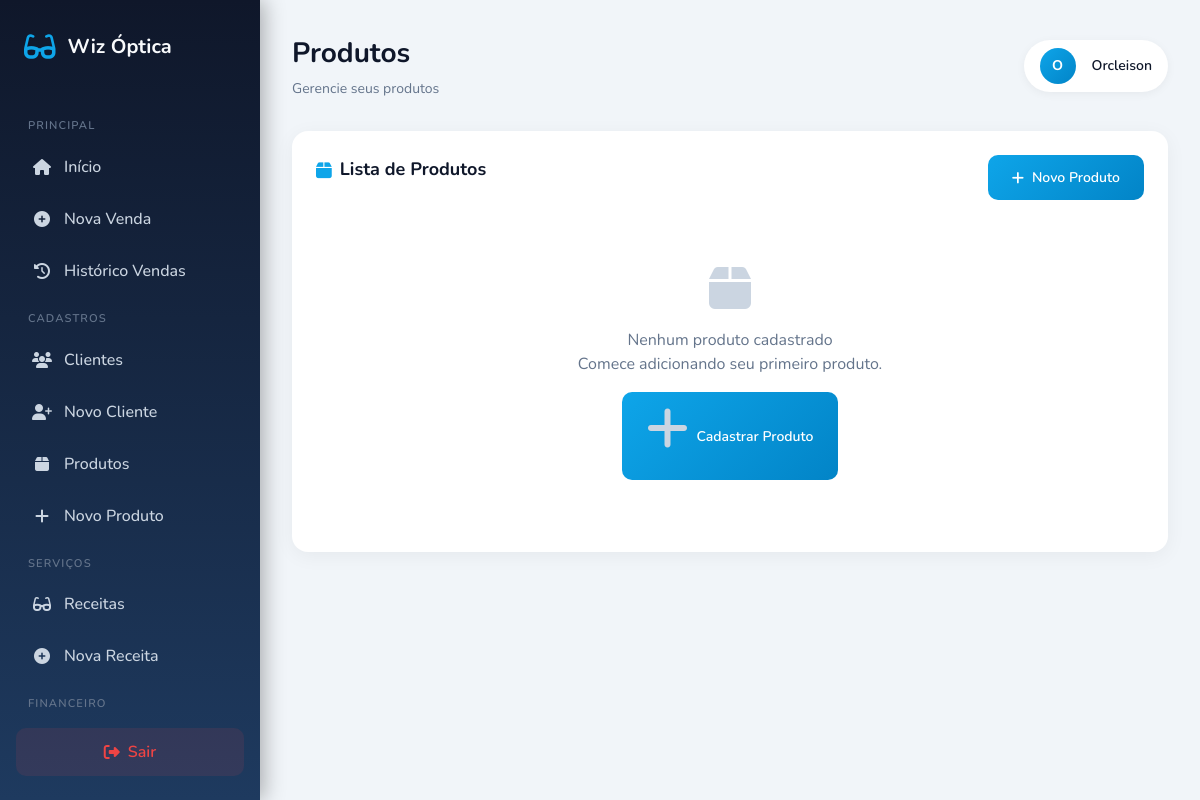
Page /otica/views/produtos/index.php (signed in) on the earlier database version.
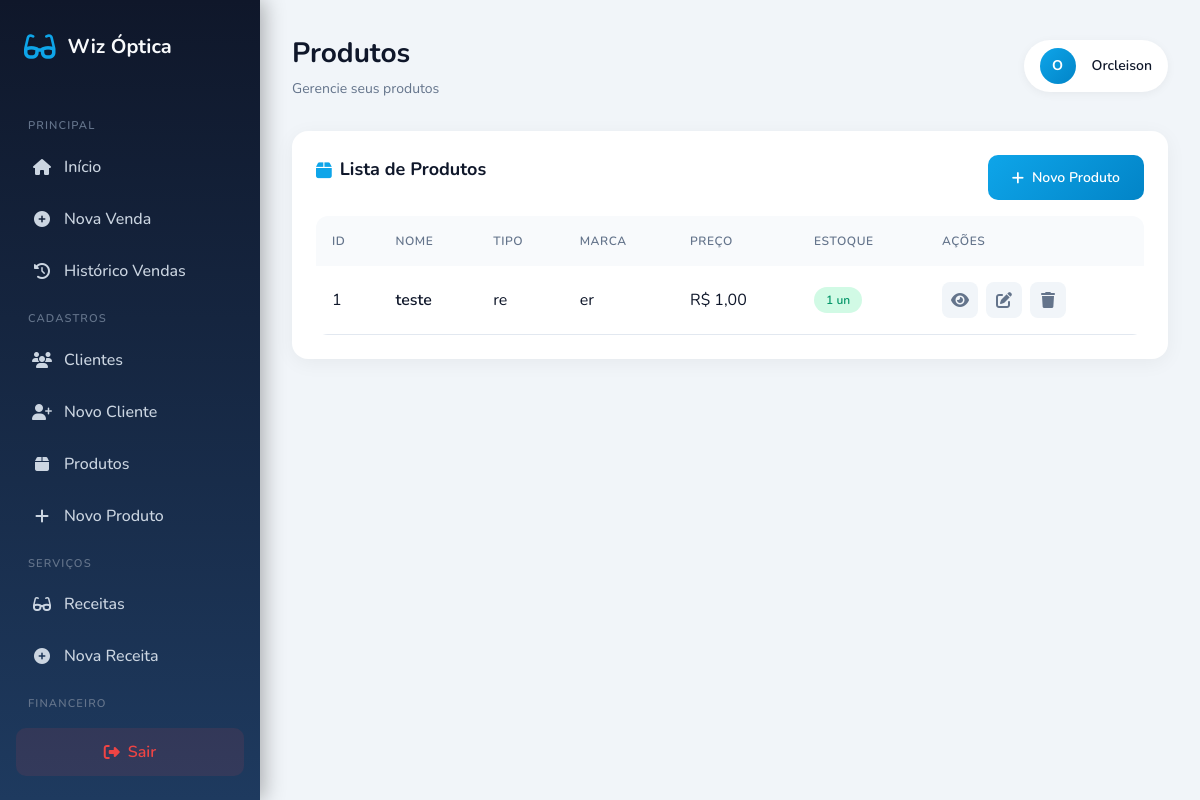
Same page on the later database version.
### tables this page shows
CREATE TABLE `produtos` (
  `id` bigint(20) UNSIGNED NOT NULL,
  `nome` varchar(100) DEFAULT NULL,
  `tipo` varchar(50) DEFAULT NULL,
  `marca` varchar(50) DEFAULT NULL,
  `modelo` varchar(50) DEFAULT NULL,
  `cor` varchar(30) DEFAULT NULL,
  `preco` decimal(10,2) DEFAULT NULL,
  `estoque` int(11) DEFAULT NULL,
  `criado_em` timestamp NOT NULL DEFAULT current_timestamp(),
  `codigo` varchar(50) DEFAULT NULL,
  `estoque_atual` int(11) DEFAULT NULL,
  `preco_venda` decimal(10,2) DEFAULT NULL,
  `descricao` text DEFAULT NULL
);

### otica/views/produtos/index.php (the view, shortened to what this page needs)
<?php
$db = Database::getInstance()->getConnection();
try {
    $stmt = $db->query("SELECT * FROM produtos ORDER BY nome");
    $produtos = $stmt->fetchAll();
} catch (PDOException $e) {
    error_log("Erro: " . $e->getMessage());
    $produtos = [];
}
include '../layout_base.php';
?>
<div class="card">
    <div class="flex justify-between items-center mb-4">
        <h2 class="card-title">
            <i class="fas fa-box"></i>
            Lista de Produtos
        </h2>
        <a href="novo.php" class="btn btn-primary">
            <i class="fas fa-plus"></i>
            Novo Produto
        </a>
    </div>
    <?php if (empty($produtos)): ?>
    <div class="empty-state">
        <i class="fas fa-box"></i>
        <h3>Nenhum produto cadastrado</h3>
        <p>Comece adicionando seu primeiro produto.</p>
        <a href="novo.php" class="btn btn-primary mt-4">
            <i class="fas fa-plus"></i>
            Cadastrar Produto
        </a>
    </div>
    <?php else: ?>
    <div class="table-container">
        <table class="table">
            <thead>
                <tr>
                    <th>ID</th>
                    <th>Nome</th>
                    <th>Tipo</th>
                    <th>Marca</th>
                    <th>Preço</th>
                    <th>Estoque</th>
                    <th>Ações</th>
                </tr>
            </thead>
            <tbody>
                <?php foreach ($produtos as $produto): ?>
                <tr>
                    <td><?php echo $produto['id']; ?></td>
                    <td class="font-semibold"><?php echo htmlspecialchars($produto['nome']); ?></td>
                    <td><?php echo htmlspecialchars($produto['tipo'] ?? '-'); ?></td>
                    <td><?php echo htmlspecialchars($produto['marca'] ?? '-'); ?></td>
                    <td>R$ <?php echo number_format($produto['preco'] ?? 0, 2, ',', '.'); ?></td>
                    <td>
                        <?php if (($produto['estoque'] ?? 0) > 0): ?>
                        <span class="badge badge-success"><?php echo $produto['estoque']; ?> un</span>
                        <?php else: ?>
                        <span class="badge badge-danger">Sem estoque</span>
                        <?php endif; ?>
                    </td>
                    <td>
                        <div class="actions">
                            <a href="visualizar.php?id=<?php echo $produto['id']; ?>" class="btn-icon" title="Visualizar">
                                <i class="fas fa-eye"></i>
                            </a>
                            <a href="novo.php?id=<?php echo $produto['id']; ?>" class="btn-icon" title="Editar">
                                <i class="fas fa-edit"></i>
                            </a>
                            <a href="excluir.php?id=<?php echo $produto['id']; ?>" class="btn-icon danger" title="Excluir" onclick="return confirm('Tem certeza que deseja excluir este produto?');">
                                <i class="fas fa-trash"></i>
                            </a>
                        </div>
                    </td>
                </tr>
                <?php endforeach; ?>
            </tbody>
        </table>
    </div>
    <?php endif; ?>
</div>
<?php include '../layout_end.php'; ?>

Differences in the rows shown:
added produtos: id "1", nome "teste", tipo "re", marca "er", preco "1,00", estoque "1"
Other differences:
text no longer shown: "Nenhum produto cadastrado Comece adicionando seu primeiro produto. Cadastrar Produto"
text now shown: "ID NOME TIPO MARCA PREÇO ESTOQUE AÇÕES"
